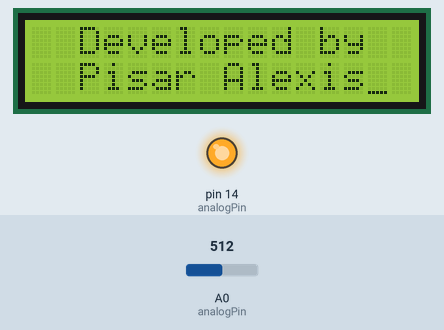
Recording of a sketch running on a simulated Arduino Uno, built with avr-gcc and run on an emulated ATmega328P. Parts: 16×2 character LCD, output pins drawn as LEDs (lit = HIGH). Wiring (inferred from the names in the program): character LCD (HD44780): RS pin 12; R/W pin 11; E pin 2; data pin 3, pin 4, pin 5, pin 6, pin 7, pin 8, pin 9, pin 10. The test bench sets the inputs (shaded band); at power-on: A0 (analogPin) = 512. Pins used as bus, display or sensor lines are not drawn.

Above: at 4.5 s.
4.6 s: A0 (analogPin) set to 639
6.1 s: A0 (analogPin) set to 662
At 6.6 s:
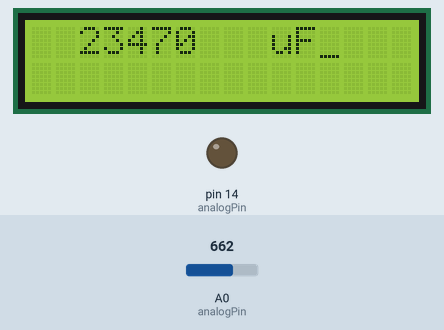
7.6 s: A0 (analogPin) set to 0
At 9.0 s:
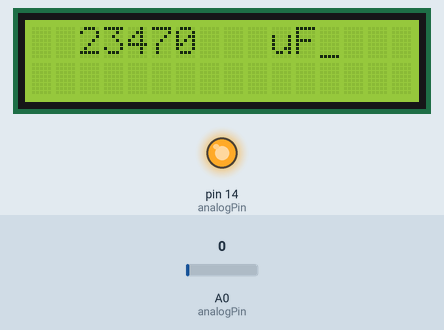
Timing chart, 0 to 10.6 s (numbered marks = the images above; inputs shaded):
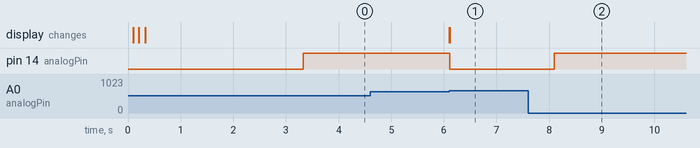

The sketch:

Capacitance_meter.ino
```cpp
#define analogPin       0
#define chargePin1      14
#define chargePin2      15
#define chargePin3      16
#define resistorValue1  118.0F          //118
#define resistorValue2  9600.0F         //9500
#define resistorValue3  1500000.0F      //1500000

unsigned long startTime;
unsigned long elapsedTime;
float microFarads;
float nanoFarads;
float picoFarads;

int DI = 12;
int RW = 11;
int DB[] = {3, 4, 5, 6, 7, 8, 9, 10};// массив для выбора портов для шины
int Enable = 2;
// *************************************ДИСПЛЕЙ ИНИЦИАЛИЗАЦИЯ****************************
void LcdCommandWrite(int value) {
// define all pins
int i = 0;
for (i=DB[0]; i <= DI; i++) // assign value for bus
  {
    digitalWrite(i,value & 01);// for 1602 LCD, it uses D7-D0( not D0-D7) for signal identification; here, it’s used for signal inversion.
    value >>= 1;
  }
digitalWrite(Enable,LOW);
delayMicroseconds(1);
digitalWrite(Enable,HIGH);
delayMicroseconds(1);  // задержка 1ms
digitalWrite(Enable,LOW);
delayMicroseconds(1);  // задержка 1ms
}

void LcdDataWrite(int value) {
int i = 0;
digitalWrite(DI, HIGH);
digitalWrite(RW, LOW);
for (i=DB[0]; i <= DB[7]; i++) {
   digitalWrite(i,value & 01);
   value >>= 1;
}
digitalWrite(Enable,LOW);
delayMicroseconds(1);
digitalWrite(Enable,HIGH);
delayMicroseconds(1);
digitalWrite(Enable,LOW);
delayMicroseconds(1);  // wait for 1ms
}
// *************************************ДИСПЛЕЙ НАСТРОЙКИ ВЫВОДА****************************
void LcdFloatWrite(float value)
{
long i=0;        //переменная для расчета
int k=0;         //одна цифра разряда для вывода на дисплей
int l=0;         // определение ведущих нулей
float ii=0;      // дробная часть
long z=100000;   //делитель
i=long(value);
ii=10*(value-i);
ii=int(ii);
while(z>=1)
  {
   k=int(i/z);
   if ((l==0)&(k==0)&(z!=1))
    {
      LcdDataWrite(32);  //вывод пробела вместо ведущих нулей
    }
   else
    {
      LcdDataWrite(48+k); //вывод значащих цифр
      l=1;
    }
   if(i>=k*z){i=i-k*z;};
   z=z/10;
  }
if (ii!=0)  // отображение дробной части
  {
    LcdDataWrite(',');
    LcdDataWrite(48+ii);
  }
}
// *************************************ДИСПЛЕЙ НАСТРОЙКА****************************
void setup (void) {
int i = 0;
for (i=Enable; i <= DI; i++) {
   pinMode(i,OUTPUT);
}
delay(100);
// инициализация LCD

LcdCommandWrite(0x38);  // выбор 8-битного интерфейса, 2-строчног дисплея, 5x7 размер символа
delay(64);
LcdCommandWrite(0x06);  // установка режима вывода с автоинкрементом и без сдвига
delay(20);
LcdCommandWrite(0x0E);  // установка дисплея, монитор включен курсор не мигает
delay(20);
LcdCommandWrite(0x01);  // очистка дисплея, возврат курсора в начало;
delay(100);
LcdCommandWrite(0x80);  // установка дисплея, монитор включен курсор не мигает

delay(20);
  pinMode(chargePin1, INPUT);
  pinMode(chargePin2, INPUT);
  pinMode(chargePin3, INPUT);
// *************************************ЛОГО********************************************
               LcdCommandWrite(0x01);  // clear the screen, cursor position returns to 0
               delay(2);
               LcdCommandWrite(0x80+2);
               delay(2);
               LcdDataWrite('D');
               LcdDataWrite('e');
               LcdDataWrite('v');
               LcdDataWrite('e');
               LcdDataWrite('l');
               LcdDataWrite('o');
               LcdDataWrite('p');
               LcdDataWrite('e');
               LcdDataWrite('d');
               LcdDataWrite(' ');

               LcdDataWrite('b');
               LcdDataWrite('y');
               LcdCommandWrite(0xc0+2);  // set cursor position at second line, second position
               LcdDataWrite('P');
               LcdDataWrite('i');
               LcdDataWrite('s');
               LcdDataWrite('a');
               LcdDataWrite('r');
               LcdDataWrite(' ');
               LcdDataWrite('A');
               LcdDataWrite('l');
               LcdDataWrite('e');
               LcdDataWrite('x');
               LcdDataWrite('i');
               LcdDataWrite('s');

delay(3000);
// *************************************ТЕЛО********************************************
}
void loop (void) {
  pinMode(chargePin1, OUTPUT);
  pinMode(chargePin2, INPUT);
  pinMode(chargePin3, INPUT);
  digitalWrite(chargePin1, HIGH);
  startTime = micros();
  while(analogRead(analogPin) < 648){}
  elapsedTime= micros() - startTime-112;
  if (elapsedTime > 500)
     {
       microFarads = ((float)elapsedTime / resistorValue1);   //измеряем конденсаторы от 5 до 10000 микрофарад
       LcdCommandWrite(0x01);  // очистка дисплея, возврат курсора в начало;
       delay(2);
       LcdCommandWrite(0x80+1);
       delay(2);
       if (microFarads>1000)   //обнуление мало значащих разрядов
         {
         microFarads=(10*long(microFarads/10));
         }
       else
         {
          if (microFarads>100)
           {
             microFarads=long(microFarads);
           }
         }
       LcdFloatWrite(microFarads);
       LcdCommandWrite(0x80+10);
       delay(2);
       LcdDataWrite('u');
       LcdDataWrite('F');
     }
  else     // Подключаем резистор2
     {
       digitalWrite(chargePin1, LOW);     //Разрядка конденсатора
       while(analogRead(analogPin) > 0){};
       pinMode(chargePin1, INPUT);
       pinMode(chargePin2, OUTPUT);
       pinMode(chargePin3, INPUT);
       digitalWrite(chargePin2, HIGH);
       startTime = micros();
       while(analogRead(analogPin) < 648){}
       elapsedTime= micros() - startTime-112;
       if (elapsedTime > 500)
         {
           nanoFarads = ((float)elapsedTime / resistorValue2*1000);
           if (nanoFarads<1000)
             {
               LcdCommandWrite(0x01);  // очистка дисплея, возврат курсора в начало;
               delay(2);
               LcdCommandWrite(0x80+1);
               delay(2);
               LcdFloatWrite( (long)nanoFarads);
               LcdCommandWrite(0x80+10);
               delay(2);
               LcdDataWrite('n');
               LcdDataWrite('F');
             }
           else
             {
               LcdCommandWrite(0x01);  // очистка дисплея, возврат курсора в начало;
               delay(2);
               LcdCommandWrite(0x80+1);
               delay(2);
               LcdFloatWrite(nanoFarads/1000);
               LcdCommandWrite(0x80+10);
               delay(2);
               LcdDataWrite('u');
               LcdDataWrite('F');
             }
         }
       else   //Подключаем резистор3
         {
           pinMode(chargePin1, OUTPUT);       //Разрядка конденсатора
           pinMode(chargePin2, INPUT);
           pinMode(chargePin3, INPUT);
           digitalWrite(chargePin1, LOW);
           while(analogRead(analogPin) > 0){};
           pinMode(chargePin1, INPUT);
           pinMode(chargePin3, OUTPUT);
           digitalWrite(chargePin3, HIGH);
           startTime = micros();
           while(analogRead(analogPin) < 648){}
           elapsedTime= micros() - startTime;
           if (elapsedTime > 250)
             {
               picoFarads = ((float)(elapsedTime-235) / resistorValue3*1000000);
               if (picoFarads<1000)
                 {
                   LcdCommandWrite(0x01);  // очистка дисплея, возврат курсора в начало;
                   delay(2);
                   LcdCommandWrite(0x80+1);
                   delay(2);
                   LcdFloatWrite( (long)picoFarads);
                   LcdCommandWrite(0x80+10);
                   delay(2);
                   LcdDataWrite('p');
                   LcdDataWrite('F');
                 }
               else
                 {
                   LcdCommandWrite(0x01);  // clear the screen, cursor position returns to 0;
                   delay(2);
                   LcdCommandWrite(0x80+1);
                   delay(2);
                   LcdFloatWrite(picoFarads/1000);
                   LcdCommandWrite(0x80+10);
                   delay(2);
                   LcdDataWrite('n');
                   LcdDataWrite('F');
                 }
             }
           else   //подключенная ёмкость меньше предела измерения
             {
               LcdCommandWrite(0x01);  // clear the screen, cursor position returns to 0
               delay(2);
               LcdCommandWrite(0x80+5);
               delay(2);
               LcdDataWrite('R');
               LcdDataWrite('e');
               LcdDataWrite('a');
               LcdDataWrite('d');
               LcdDataWrite('y');
             }
         }
     }
 pinMode(chargePin1, OUTPUT);       //Разрядка конденсатора
 pinMode(chargePin2, INPUT);
 pinMode(chargePin3, INPUT);
 digitalWrite(chargePin1, LOW);
 while(analogRead(analogPin) > 0){};
 pinMode(chargePin1, INPUT);
 delay(500);
}
```

Measured:
- the behaviour switches between 647 and 648 on A0 (analogPin) (found by bisection; images 0 and 1)
- after the input at 4.6 s, every drawn part: stays the same
- after the input at 6.1 s, pin 14 (analogPin): HIGH → LOW at once; the display: first changes at once (image 1 shows a later state)
- after the input at 7.6 s, pin 14 (analogPin): LOW → HIGH after 0.50 s
